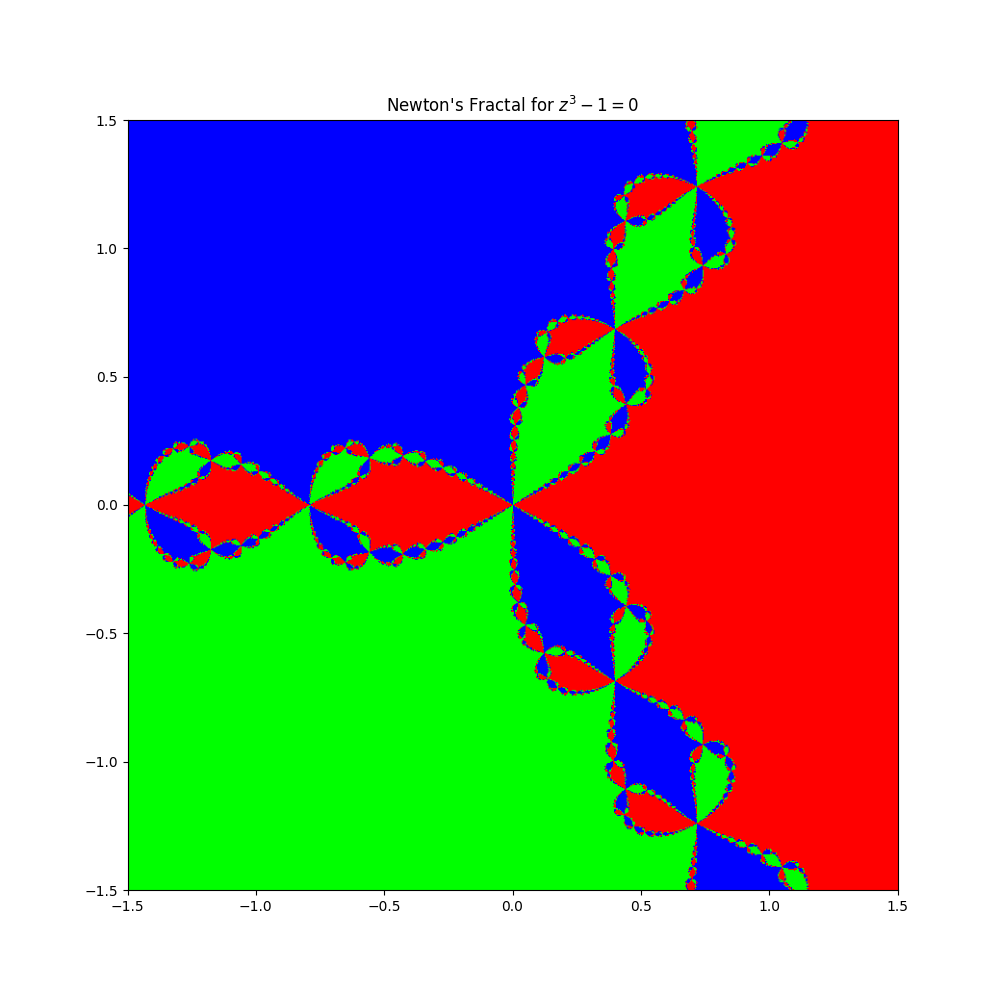

Here is the Python script that generated this plot:
import numpy as np
import matplotlib.pyplot as plt


# Функция для применения метода Ньютона
def newton_method(z, max_iter):
    for i in range(max_iter):
        try:
            z_next = z - (z ** 3 - 1) / (3 * z ** 2)
        except ZeroDivisionError:
            return i

        if abs(z_next - z) < 1e-6:
            break
        z = z_next
    return z


# Функция для создания фрактала Ньютона
def newton_fractal(re_min, re_max, im_min, im_max, width, height, max_iter):
    real = np.linspace(re_min, re_max, width)
    imag = np.linspace(im_min, im_max, height)
    fractal = np.zeros((height, width, 3))

    # Три корня уравнения z^3 - 1 = 0
    roots = [1, np.exp(2j * np.pi / 3), np.exp(4j * np.pi / 3)]

    for i in range(height):
        for j in range(width):
            z = complex(real[j], imag[i])
            z_final = newton_method(z, max_iter)

            # Определяем цвет на основе того, к какому корню сходится
            if abs(z_final - roots[0]) < 1e-6:
                fractal[i, j] = [1, 0, 0]  # Красный для корня 1
            elif abs(z_final - roots[1]) < 1e-6:
                fractal[i, j] = [0, 1, 0]  # Зелёный для корня e^(2πi/3)
            elif abs(z_final - roots[2]) < 1e-6:
                fractal[i, j] = [0, 0, 1]  # Синий для корня e^(4πi/3)
            else:
                fractal[i, j] = [0, 0, 0]  # Чёрный для точек, которые не сходятся

    return fractal


# Параметры изображения
width, height = 800, 800
max_iter = 50  # Количество итераций

# Диапазоны по вещественной и мнимой осям
re_min, re_max = -1.5, 1.5
im_min, im_max = -1.5, 1.5

# Построение фрактала Ньютона
newton_fractal_image = newton_fractal(re_min, re_max, im_min, im_max, width, height, max_iter)

# Визуализация фрактала Ньютона
plt.figure(figsize=(10, 10))
plt.imshow(newton_fractal_image, extent=[re_min, re_max, im_min, im_max])
plt.title("Newton's Fractal for $z^3 - 1 = 0$")
plt.savefig("newton_fractal.png")
plt.show()
